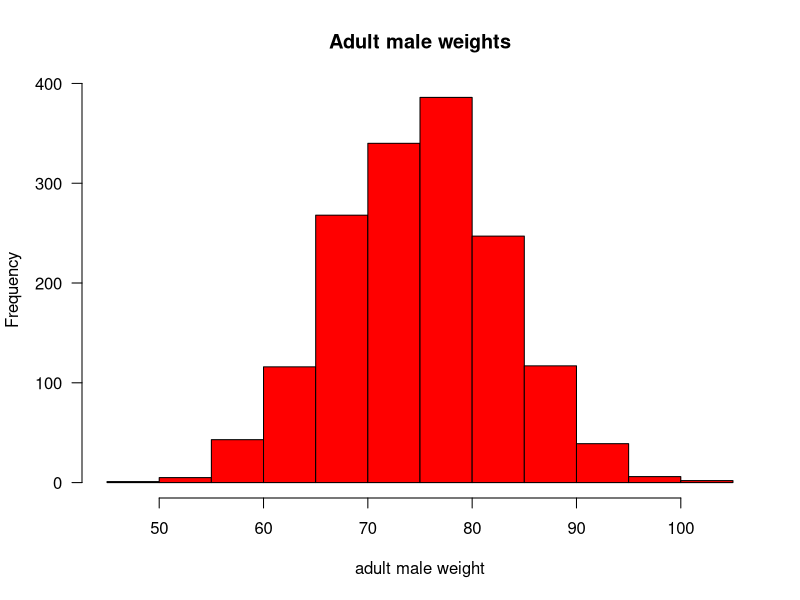
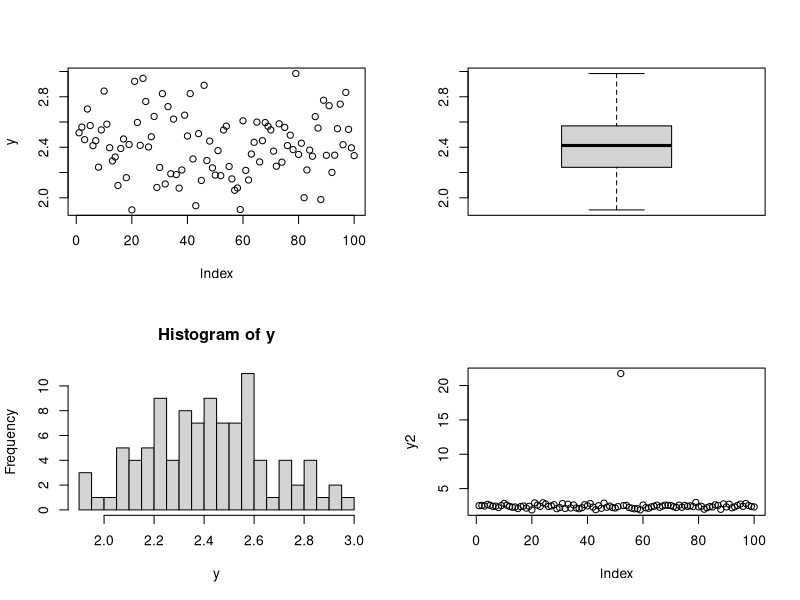
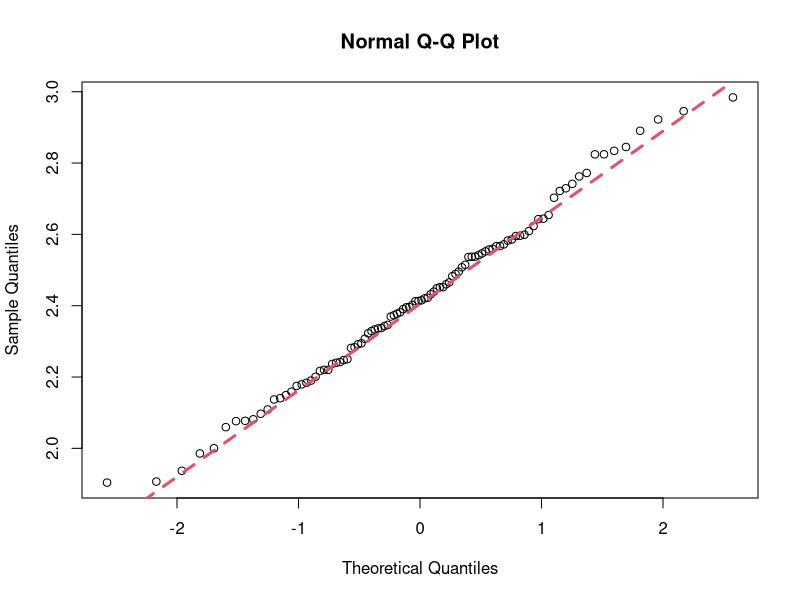
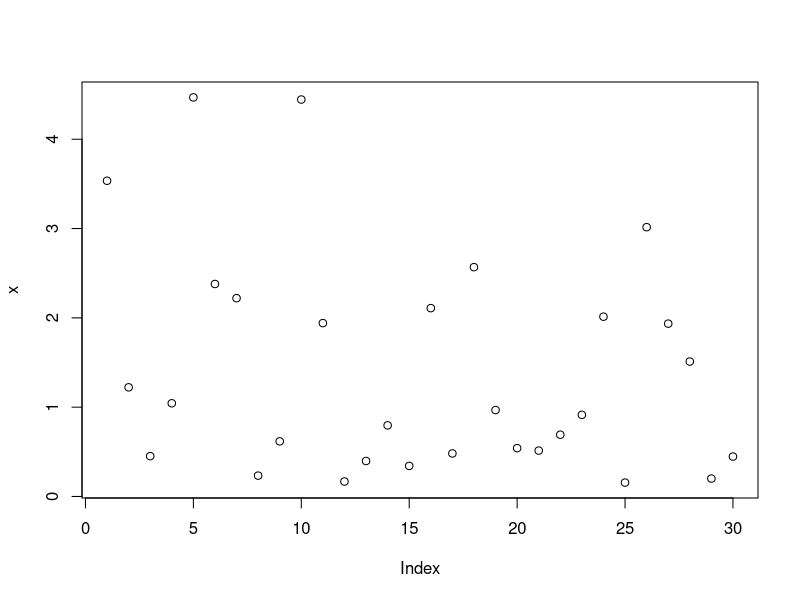
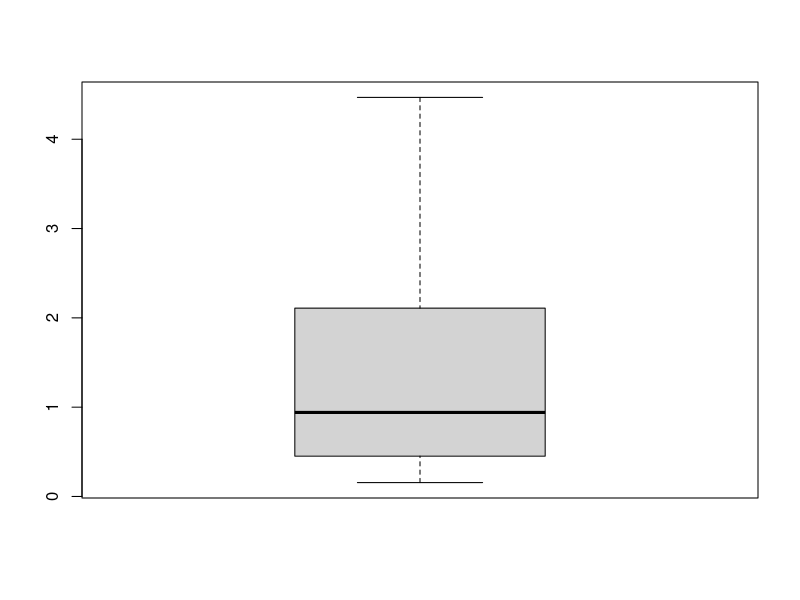
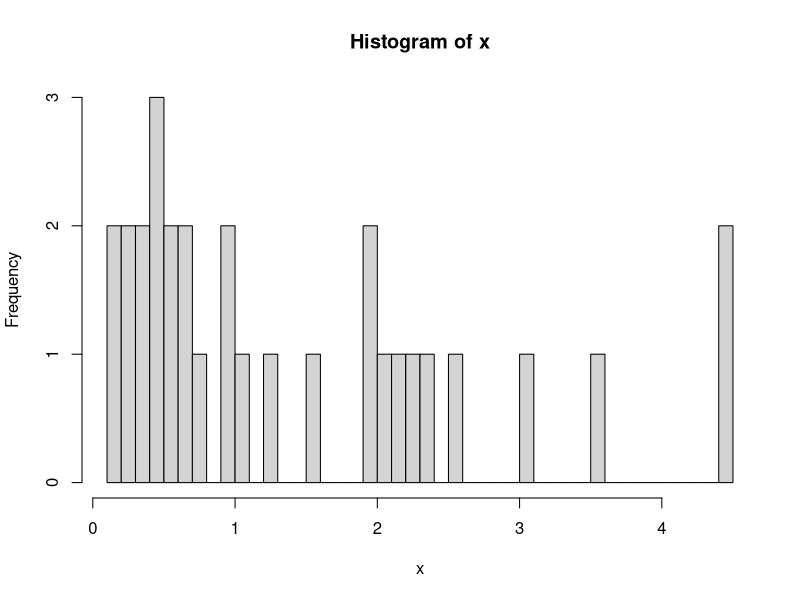
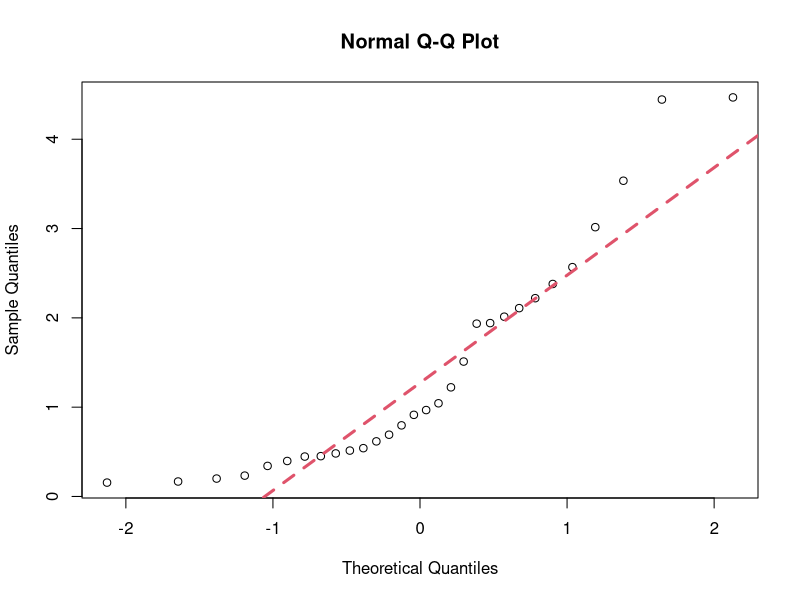
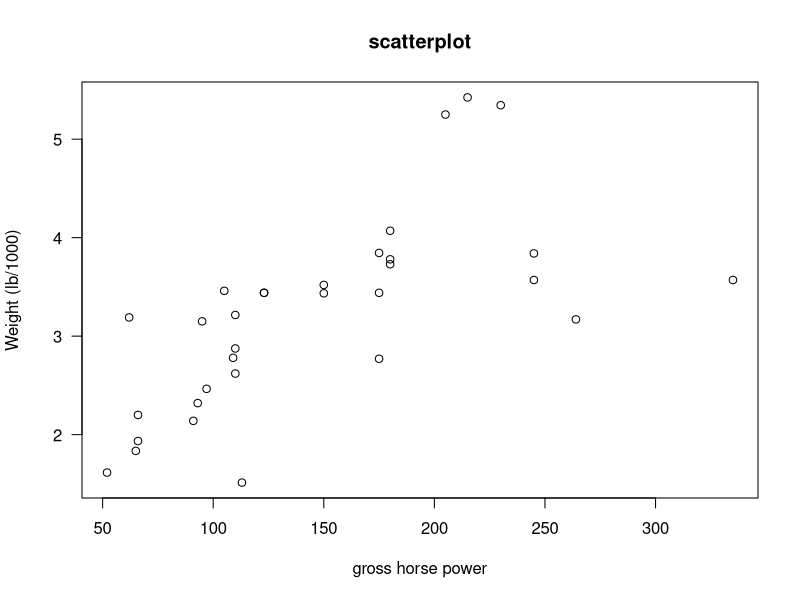

Recreate these plots in R, in order.
## ---- chunk 1
library(knitr)
opts_knit$set(global.par=TRUE) 
opts_chunk$set(cache.extra = rand_seed,fig.align='center')
set.seed(3)
## ---- chunk 2
data1=rnorm(1570,mean=75,sd=8)
hist(data1,main="Adult male weights",xlab="adult male weight",col="red",las=1)
## ---- chunk 3
data = read.table("../Data/Simone/das.txt",header=T)
summary(data)
## ---- chunk 4
attach(data) #command search() helps to verify what is/is not attached)
par(mfrow=c(2,2)) #to divide the plot window
plot(y)
boxplot(y)
hist(y,breaks=20)
y2=y
y2[52]=21.75 # to change the 52nd value for 21.75 instead of 2.175:
plot(y2)     #very good to spot mistakes, outliers
par(mfrow=c(1,1)) #back to one plot window
## ---- chunk 5
qqnorm(y)
qqline(y,lty=2,col=2,lwd=3)
## ---- chunk 6
shapiro.test(y)  # p-value=0.753, these data are normally distributed
detach(data)
## ---- chunk 7
x=exp(rnorm(30))  #rnorm without specification (normal distributed or not) picks data from the standard normal, mean = 0, sd = 1
plot(x)
## ---- chunk 8
boxplot(x)
## ---- chunk 9
hist(x,breaks=50)
## ---- chunk 10
qqnorm(x)
qqline(x,lty=2,col=2,lwd=3)
## ---- chunk 11
shapiro.test(x)  #p-value=8.661e-07, not normally distributed
## ---- chunk 12
attach(mtcars)  
plot(hp,wt, main="scatterplot",las=1, xlab ="gross horse power", ylab="Weight (lb/1000)")
## ---- chunk 13
cor(hp,wt,method="pearson")
cor(hp,wt)#Pearson is the default method; the order of variables is not important
cor(hp,wt,method="spearman")
cor(hp,wt,method="kendal")
## ---- chunk 14
cor.test(hp,wt,method="pearson") #Pearson correlation test

cor.test(hp,wt,method="spearman") #Spearmn is a non-parametric, thus it is not possible to get CIs. There is a error message because R cannot compute exact p values (the test is based on ranks, we have few cars with the same hp or wt).We can get rid off the warning letting R know that approximate values are fine
cor.test(hp,wt,method="spearman",exact=F) 

cor.test(hp,wt,method="kendal",exact=F) #same happens with Kendal correlation test
## ---- chunk 15
pairs(mtcars)  # all possible pairwise plots
## ---- chunk 16
names(mtcars)
pairs(mtcars[,c(1,4,6)]) # subsetting the categories we will use
## ---- chunk 17
cor(mtcars)
cor(mtcars[,c(1,4,6)])

detach(mtcars)
